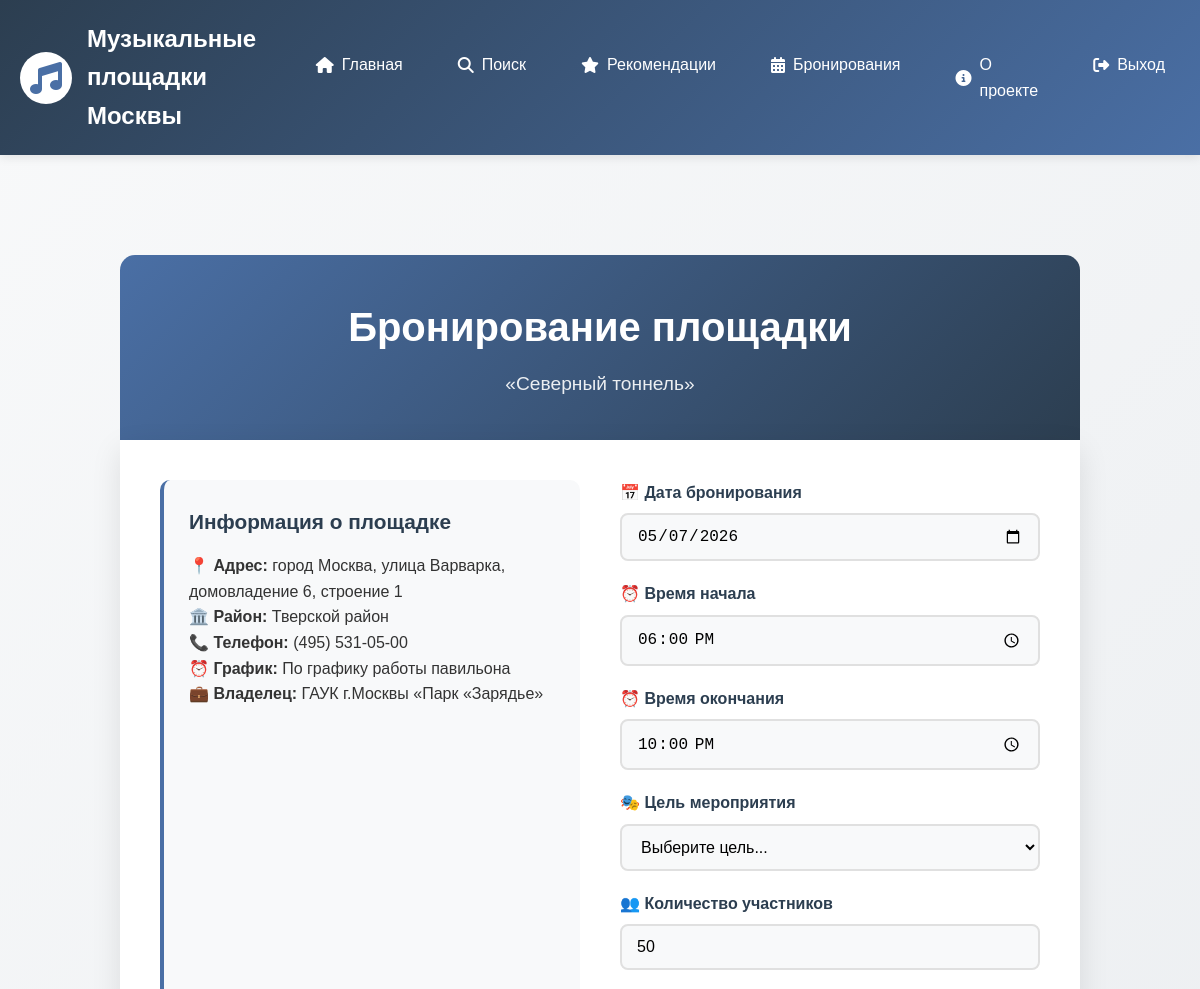
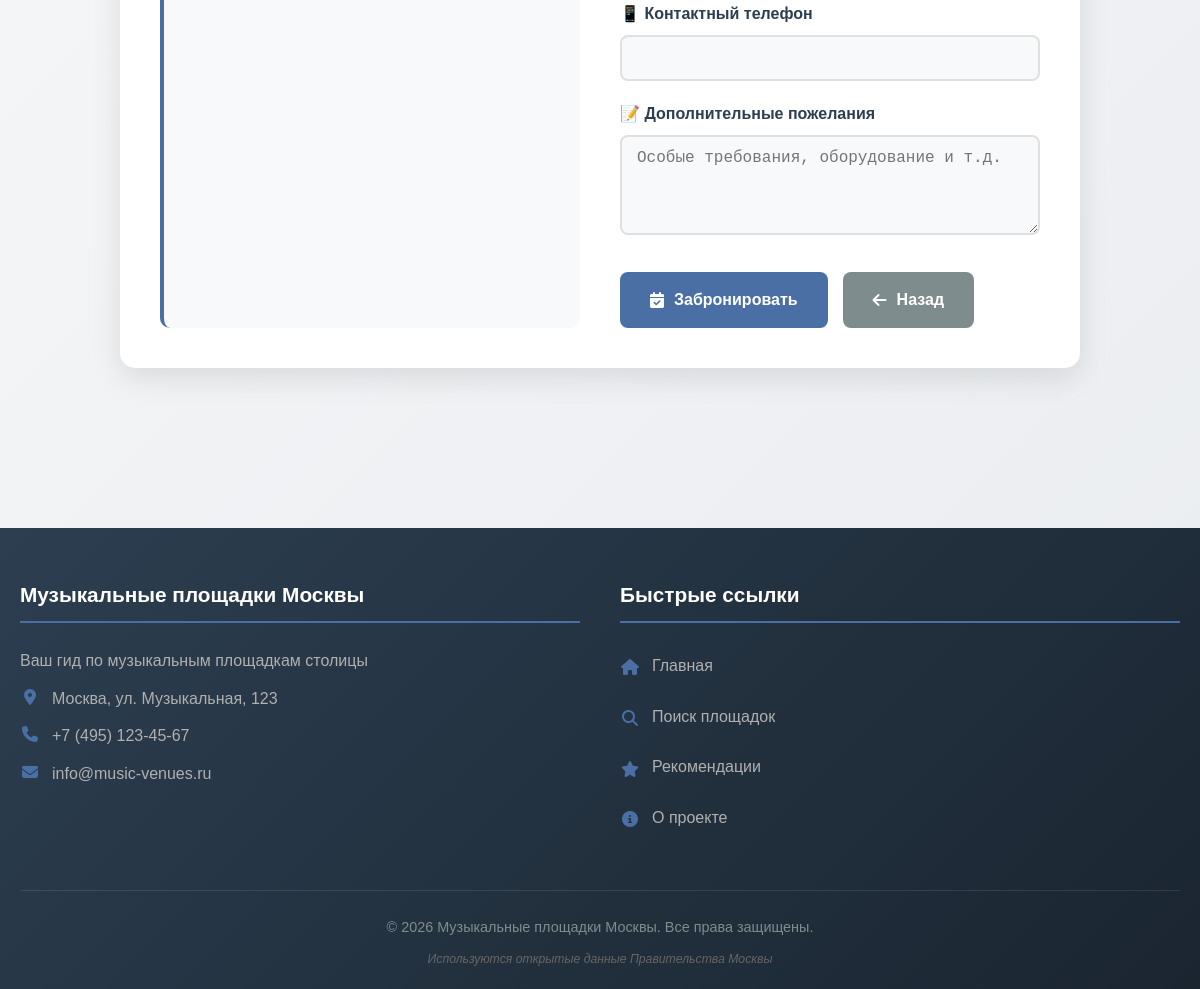
The app's page /frontend/booking.php?id=60 (signed in) with its own data (2 pictures, top to bottom).
### tables this page shows
CREATE TABLE `venues` (
  `id` int(11) NOT NULL,
  `name` varchar(255) NOT NULL,
  `description` text DEFAULT NULL,
  `global_id` bigint(20) DEFAULT NULL,
  `adm_area` varchar(100) DEFAULT NULL,
  `district` varchar(100) DEFAULT NULL,
  `lat` decimal(10,7) DEFAULT NULL,
  `lng` decimal(10,7) DEFAULT NULL,
  `address` varchar(500) DEFAULT NULL,
  `location_clarification` varchar(500) DEFAULT NULL,
  `working_hours` varchar(100) DEFAULT NULL,
  `working_hours_clarification` varchar(500) DEFAULT NULL,
  `balance_holder` varchar(255) DEFAULT NULL,
  `balance_holder_phone` varchar(50) DEFAULT NULL,
  `balance_holder_fax` varchar(50) DEFAULT NULL,
  `balance_holder_email` varchar(100) DEFAULT NULL,
  `balance_holder_website` varchar(255) DEFAULT NULL,
  `geo_data` text DEFAULT NULL,
  `geodata_center` text DEFAULT NULL,
  `latitude` decimal(11,8) DEFAULT NULL,
  `longitude` decimal(11,8) DEFAULT NULL,
  `created_at` timestamp NOT NULL DEFAULT current_timestamp()
);

### frontend/booking.php (the view, shortened to what this page needs)
<?php
$host = 'localhost';
$dbname = 'music_venues_db';
$username = 'root';
$password = '';
try {
    $pdo = new PDO("mysql:host=$host;dbname=$dbname;charset=utf8mb4", $username, $password);
    $pdo->setAttribute(PDO::ATTR_ERRMODE, PDO::ERRMODE_EXCEPTION);
} catch (PDOException $e) {
    die("Ошибка подключения к базе данных: " . $e->getMessage());
}
$venue_id = $_GET['id'] ?? 0;
$stmt = $pdo->prepare("SELECT * FROM venues WHERE id = ?");
$stmt->execute([$venue_id]);
$venue = $stmt->fetch();
$success = false;
?>
<!DOCTYPE html>
<html lang="ru">
<head>
    <link rel="stylesheet" href="https://cdnjs.cloudflare.com/ajax/libs/font-awesome/6.4.0/css/all.min.css">
</head>
<body>
    <?php
    require_once 'header.php';
    ?>
    <main>
        <div class="booking-container">
            <?php if ($success): ?>
                <div class="booking-success">
                    <div class="success-icon">✅</div>
                    <h1>Бронирование успешно создано!</h1>
                    <p>Ваше бронирование площадки <strong><?php echo htmlspecialchars($venue['name']); ?></strong> подтверждено.</p>
                    <p>ID бронирования: <strong>#<?php echo $booking_id; ?></strong></p>
                    <p>Мы свяжемся с вами в ближайшее время для подтверждения деталей.</p>
                    <div class="form-actions" style="justify-content: center; margin-top: 30px;">
                        <a href="my_bookings.php" class="btn">
                            <i class="fas fa-calendar-alt"></i> Мои бронирования
                        </a>
                        <a href="venue_detail.php?id=<?php echo $venue_id; ?>" class="btn btn-secondary">
                            <i class="fas fa-arrow-left"></i> Вернуться к площадке
                        </a>
                    </div>
                </div>
            <?php else: ?>
                <div class="booking-header">
                    <h1>Бронирование площадки</h1>
                    <p><?php echo htmlspecialchars($venue['name']); ?></p>
                </div>
                <div class="booking-content">
                    <div class="venue-info">
                        <h3>Информация о площадке</h3>
                        <p><strong>📍 Адрес:</strong> <?php echo htmlspecialchars($venue['address']); ?></p>
                        <p><strong>🏛️ Район:</strong> <?php echo htmlspecialchars($venue['district']); ?></p>
                        <?php if ($venue['balance_holder_phone']): ?>
                            <p><strong>📞 Телефон:</strong> <?php echo htmlspecialchars($venue['balance_holder_phone']); ?></p>
                        <?php endif; ?>
                        <?php if ($venue['working_hours']): ?>
                            <p><strong>⏰ График:</strong> <?php echo htmlspecialchars($venue['working_hours']); ?></p>
                        <?php endif; ?>
                        <?php if ($venue['balance_holder']): ?>
                            <p><strong>💼 Владелец:</strong> <?php echo htmlspecialchars($venue['balance_holder']); ?></p>
                        <?php endif; ?>
                    </div>
                    <div class="booking-form">
                        <form method="POST" action="">
                            <div class="form-group">
                                <label for="booking_date">📅 Дата бронирования</label>
                                <input type="date" id="booking_date" name="booking_date"
                                       class="form-control" required
                                       min="<?php echo date('Y-m-d'); ?>"
                                       value="<?php echo htmlspecialchars($_POST['booking_date'] ?? date('Y-m-d')); ?>">
                            </div>
                            <div class="form-group">
                                <label for="start_time">⏰ Время начала</label>
                                <input type="time" id="start_time" name="start_time"
                                       class="form-control" required
                                       value="<?php echo htmlspecialchars($_POST['start_time'] ?? '18:00'); ?>">
                            </div>
                            <div class="form-group">
                                <label for="end_time">⏰ Время окончания</label>
                                <input type="time" id="end_time" name="end_time"
                                       class="form-control" required
                                       value="<?php echo htmlspecialchars($_POST['end_time'] ?? '22:00'); ?>">
                            </div>
                            <div class="form-group">
                                <label for="purpose">🎭 Цель мероприятия</label>
                                <select id="purpose" name="purpose" class="form-control" required>
                                    <option value="">Выберите цель...</option>
                                </select>
                            </div>
                            <div class="form-group">
                                <label for="attendees">👥 Количество участников</label>
                                <input type="number" id="attendees" name="attendees"
                                       class="form-control" required min="1" max="1000"
                                       value="<?php echo htmlspecialchars($_POST['attendees'] ?? '50'); ?>">
                            </div>
                            <div class="form-group">
                                <label for="contact_phone">📱 Контактный телефон</label>
                                <input type="tel" id="contact_phone" name="contact_phone"
                                       class="form-control" required
                                       value="<?php echo htmlspecialchars($_POST['contact_phone'] ?? ''); ?>">
                            </div>
                            <div class="form-group">
                                <label for="notes">📝 Дополнительные пожелания</label>
                                <textarea id="notes" name="notes" class="form-control" rows="4"
                                          placeholder="Особые требования, оборудование и т.д."><?php echo htmlspecialchars($_POST['notes'] ?? ''); ?></textarea>
                            </div>
                            <div class="form-actions">
                                <button type="submit" class="btn">
                                    <i class="fas fa-calendar-check"></i> Забронировать
                                </button>
                                <a href="venue_detail.php?id=<?php echo $venue_id; ?>" class="btn btn-secondary">
                                    <i class="fas fa-arrow-left"></i> Назад
                                </a>
                            </div>
                        </form>
                    </div>
                </div>
            <?php endif; ?>
        </div>
    </main>
    <?php require_once 'footer.php'; ?>
</body>
</html>

### frontend/booking.php (style rules this page uses)
* { margin: 0; padding: 0; box-sizing: border-box; }
body { font-family: 'Arial', sans-serif; background: #f8f9fa; color: #333; line-height: 1.6; }
.booking-container { max-width: 1000px; margin: 40px auto; padding: 0 20px; }
.booking-header { background: linear-gradient(135deg, #4a6fa5 0%, #2c3e50 100%); color: white; padding: 40px; border-radius: 15px 15px 0 0; text-align: center; }
.booking-header h1 { font-size: 2.5em; margin-bottom: 10px; }
.booking-header p { opacity: 0.9; font-size: 1.2em; }
.booking-content { display: grid; grid-template-columns: 1fr 1fr; gap: 40px; background: white; padding: 40px; border-radius: 0 0 15px 15px; box-shadow: 0 10px 30px rgba(0,0,0,0.1); }
.venue-info { background: #f8f9fa; padding: 25px; border-radius: 10px; border-left: 4px solid #4a6fa5; }
.venue-info h3 { color: #2c3e50; margin-bottom: 15px; font-size: 1.3em; }
.booking-form { background: white; }
.form-group { margin-bottom: 20px; }
.form-group label { display: block; margin-bottom: 8px; color: #2c3e50; font-weight: 600; font-size: 1em; }
.form-control { width: 100%; padding: 12px 15px; border: 2px solid #e0e0e0; border-radius: 8px; font-size: 16px; transition: all 0.3s; background: #f8f9fa; }
.btn { padding: 15px 30px; background: #4a6fa5; color: white; border: none; border-radius: 8px; font-size: 16px; font-weight: 600; cursor: pointer; display: inline-flex; align-items: center; gap: 10px; transition: all 0.3s; text-decoration: none; }
.btn-secondary { background: #7f8c8d; }
.form-actions { display: flex; gap: 15px; margin-top: 30px; flex-wrap: wrap; }

### frontend/header.php (style rules this page uses)
* { margin: 0; padding: 0; box-sizing: border-box; }
body { font-family: 'Arial', sans-serif; background: linear-gradient(135deg, #f8f9fa 0%, #e9ecef 100%); color: #333; line-height: 1.6; min-height: 100vh; display: flex; flex-direction: column; }
main { padding: 60px 0; flex: 1; }

### records on screen
venues: name "«Северный тоннель»", address "город Москва, улица Варварка, домовладение 6, строение 1", district "Тверской район", balance_holder_phone "(495) 531-05-00", working_hours "По графику работы павильона", balance_holder "ГАУК г.Москвы «Парк «Зарядье»"
